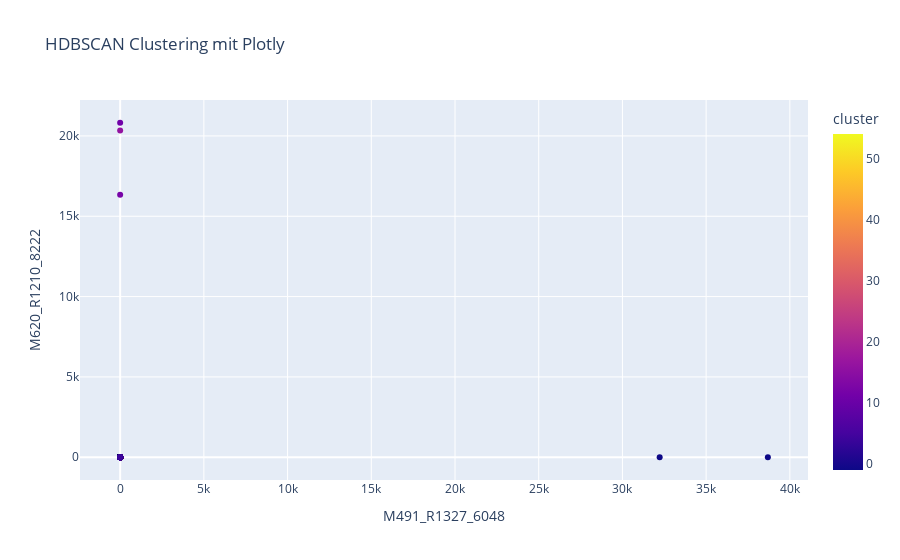

The code cell stored with this chart in its notebook:
### Markdown cell above
hdbscan plot for the new data

### Code cell
from src.StreamPort.ml.MachineLearningEngine import MachineLearningEngine
import pandas as pd
import numpy as np
from sklearn.cluster import HDBSCAN
from sklearn.preprocessing import LabelEncoder
import plotly.express as px

# Initialisiere die MachineLearningEngine und lade die Analysen aus der CSV-Datei
path = 'groups_ints.csv'
engine = MachineLearningEngine()
engine.add_analyses_from_csv(path)
engine.print()

# Lade die Daten und entferne die Spalte 'name'
df = pd.read_csv(path)
data = df.drop(columns=['name'])

# Kategorische Daten in numerische Werte umwandeln
label_encoders = {}
for column in data.columns:
    if data[column].dtype == 'object':  # Nur auf Spalten mit Objektdatentyp anwenden
        le = LabelEncoder()
        data[column] = le.fit_transform(data[column])
        label_encoders[column] = le

# Zwei zufällige Spalten für die Visualisierung auswählen
random_columns = np.random.choice(data.columns, 2, replace=False)

# HDBSCAN-Clustering anwenden
clusterer = HDBSCAN(min_cluster_size=3)
cluster_labels = clusterer.fit_predict(data)
data['cluster'] = cluster_labels  # Cluster-Labels zu den Daten hinzufügen

# Plotly-Scatterplot erstellen
fig = px.scatter(
    data,
    x=random_columns[0],
    y=random_columns[1],
    color='cluster',
    title='HDBSCAN Clustering mit Plotly'
)
fig.show()

### Figure 1 — Plotly figure (JSON) as saved in the notebook; plotly's stock layout.template omitted (floating-point values rounded to 4 significant figures; data arrays with more than 128 entries replaced by an {"elided": "..."} marker saying what was removed)
{"data": [{"hovertemplate": "M491_R1327_6048=%{x}<br>M620_R1210_8222=%{y}<br>cluster=%{marker.color}<extra></extra>", "legendgroup": "", "marker": {"color": {"elided": "497 int values"}, "coloraxis": "coloraxis", "symbol": "circle"}, "mode": "markers", "name": "", "orientation": "v", "showlegend": false, "type": "scatter", "x": {"elided": "497 float values"}, "xaxis": "x", "y": {"elided": "497 float values"}, "yaxis": "y"}], "layout": {"coloraxis": {"colorbar": {"title": {"text": "cluster"}}, "colorscale": [[0, "#0d0887"], [0.1111, "#46039f"], [0.2222, "#7201a8"], [0.3333, "#9c179e"], [0.4444, "#bd3786"], [0.5556, "#d8576b"], [0.6667, "#ed7953"], [0.7778, "#fb9f3a"], [0.8889, "#fdca26"], [1, "#f0f921"]]}, "legend": {"tracegroupgap": 0}, "title": {"text": "HDBSCAN Clustering mit Plotly"}, "xaxis": {"anchor": "y", "domain": [0, 1], "title": {"text": "M491_R1327_6048"}}, "yaxis": {"anchor": "x", "domain": [0, 1], "title": {"text": "M620_R1210_8222"}}}}
